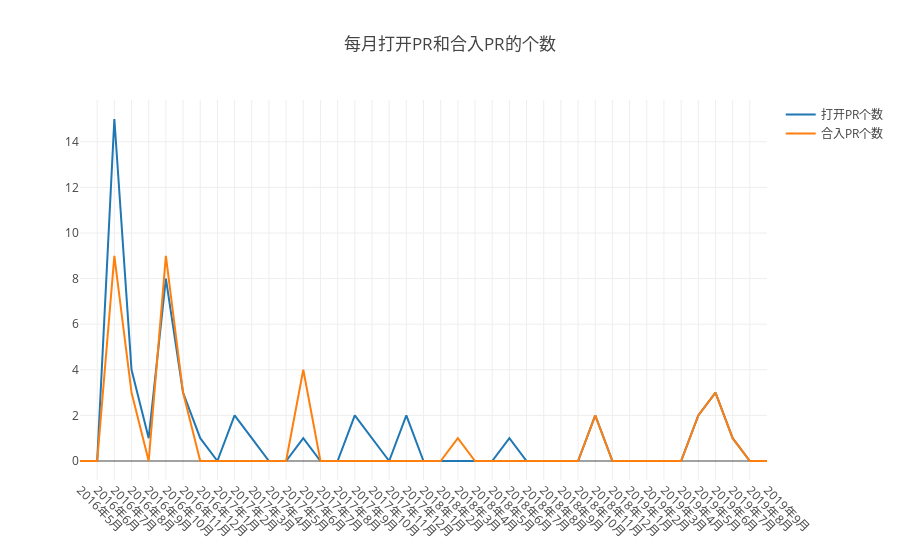

Source (notebook cell):
### Markdown cell above
---

### **3. 每月打开PR和合入PR的个数**

### Code cell
// 3、每月打开PR和合入PR的个数
var openDigger = require('../src/open_digger');
var our_repo_id = 59939691;
var startYear = 2016, endYear = 2019;
var years = Array.from({length: endYear - startYear + 1}, (_, i) => i + startYear);

var times = Array();
for(let i = 0; i < years.length; i++) {
    if(i == 0) for (let j = 5; j <= 12; j++) times.push({'y': years[i], 'm': j});
    else if(i == years.length-1) for (let j = 1; j <= 9; j++) times.push({'y': years[i], 'm': j});
    else for (let j = 1; j <= 12; j++) times.push({'y': years[i], 'm': j});
}
times_axis = yms.map(time => time['y'].toString() + '年' + time['m'].toString()+ '月');

Promise.all(times.map(time =>{
    return openDigger.driver.clickhouse.query(`select count(if(action='opened', 1, null)) as open,
    count(if(pull_merged=1, 1, null)) as merge from github_log.year${time['y']} where repo_id=${our_repo_id} and toMonth(created_at)=${time['m']} and type='PullRequestEvent'`); 
})).then(data => {
    var openCount = [], mergeCount = [], tableData = [];
    data.forEach((d, i) => {
        openCount.push(d[0].open);
        mergeCount.push(d[0].merge);
        tableData.push({'time': times_axis[i], 'open': openCount[openCount.length-1], 'merge': mergeCount[mergeCount.length-1]});
    });
    console.table(tableData.map((d) => {
        return {
            '月份': d.time,
            '每月打开PR个数': d.open,
            '每月合入PR个数': d.merge,
        };
    }));
    openDigger.render.plotly([
        {x: times_axis, y: openCount, mode: 'scatter', name: '打开PR个数'},
        {x: times_axis, y: mergeCount, mode: 'scatter', name: '合入PR个数'},
    ], {
        title: '每月打开PR和合入PR的个数',
        xaxis: {type: 'category',tickangle: 45}
    });
})

### Figure 1 — Plotly figure (JSON) as saved in the notebook; plotly's stock layout.template omitted (floating-point values rounded to 4 significant figures)
{"data": [{"mode": "scatter", "name": "打开PR个数", "x": ["2016年5月", "2016年6月", "2016年7月", "2016年8月", "2016年9月", "2016年10月", "2016年11月", "2016年12月", "2017年1月", "2017年2月", "2017年3月", "2017年4月", "2017年5月", "2017年6月", "2017年7月", "2017年8月", "2017年9月", "2017年10月", "2017年11月", "2017年12月", "2018年1月", "2018年2月", "2018年3月", "2018年4月", "2018年5月", "2018年6月", "2018年7月", "2018年8月", "2018年9月", "2018年10月", "2018年11月", "2018年12月", "2019年1月", "2019年2月", "2019年3月", "2019年4月", "2019年5月", "2019年6月", "2019年7月", "2019年8月", "2019年9月"], "y": ["0", "0", "15", "4", "1", "8", "3", "1", "0", "2", "1", "0", "0", "1", "0", "0", "2", "1", "0", "2", "0", "0", "0", "0", "0", "1", "0", "0", "0", "0", "2", "0", "0", "0", "0", "0", "2", "3", "1", "0", "0"]}, {"mode": "scatter", "name": "合入PR个数", "x": ["2016年5月", "2016年6月", "2016年7月", "2016年8月", "2016年9月", "2016年10月", "2016年11月", "2016年12月", "2017年1月", "2017年2月", "2017年3月", "2017年4月", "2017年5月", "2017年6月", "2017年7月", "2017年8月", "2017年9月", "2017年10月", "2017年11月", "2017年12月", "2018年1月", "2018年2月", "2018年3月", "2018年4月", "2018年5月", "2018年6月", "2018年7月", "2018年8月", "2018年9月", "2018年10月", "2018年11月", "2018年12月", "2019年1月", "2019年2月", "2019年3月", "2019年4月", "2019年5月", "2019年6月", "2019年7月", "2019年8月", "2019年9月"], "y": ["0", "0", "9", "3", "0", "9", "3", "0", "0", "0", "0", "0", "0", "4", "0", "0", "0", "0", "0", "0", "0", "0", "1", "0", "0", "0", "0", "0", "0", "0", "2", "0", "0", "0", "0", "0", "2", "3", "1", "0", "0"]}], "layout": {"autosize": true, "title": {"text": "每月打开PR和合入PR的个数"}, "xaxis": {"autorange": true, "range": [0, 40], "tickangle": 45, "type": "category"}, "yaxis": {"autorange": true, "range": [-0.8333, 15.83], "type": "linear"}}}
